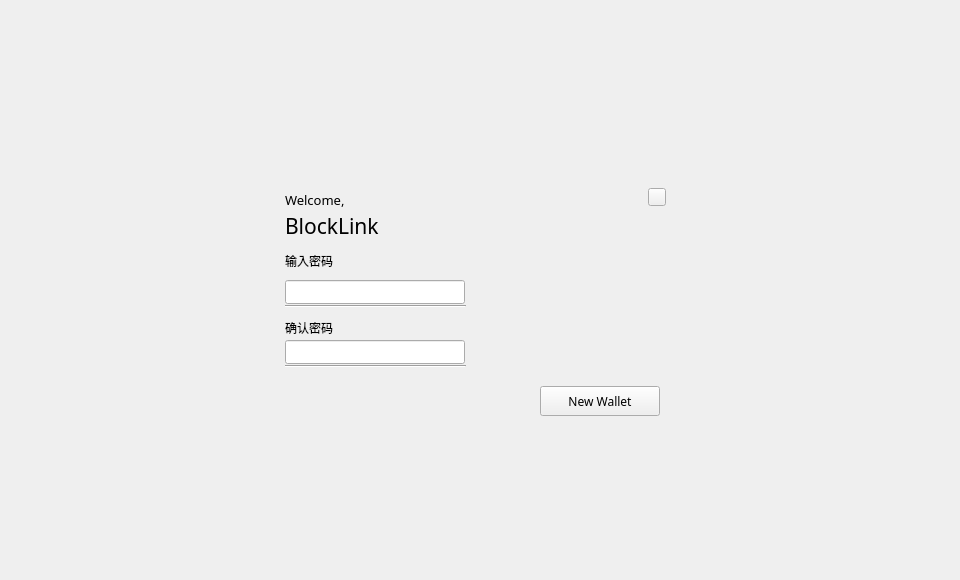
<?xml version="1.0" encoding="UTF-8"?>
<ui version="4.0">
 <class>FirstLogin</class>
 <widget class="QWidget" name="FirstLogin">
  <property name="geometry">
   <rect>
    <x>0</x>
    <y>0</y>
    <width>960</width>
    <height>580</height>
   </rect>
  </property>
  <property name="windowTitle">
   <string>FirstLogin</string>
  </property>
  <widget class="QLineEdit" name="pwdLineEdit2">
   <property name="geometry">
    <rect>
     <x>285</x>
     <y>340</y>
     <width>180</width>
     <height>24</height>
    </rect>
   </property>
   <property name="font">
    <font>
     <family>微软雅黑</family>
    </font>
   </property>
   <property name="cursor">
    <cursorShape>IBeamCursor</cursorShape>
   </property>
   <property name="contextMenuPolicy">
    <enum>Qt::DefaultContextMenu</enum>
   </property>
   <property name="styleSheet">
    <string notr="true"/>
   </property>
   <property name="echoMode">
    <enum>QLineEdit::Password</enum>
   </property>
  </widget>
  <widget class="QToolButton" name="createBtn">
   <property name="geometry">
    <rect>
     <x>540</x>
     <y>386</y>
     <width>120</width>
     <height>30</height>
    </rect>
   </property>
   <property name="font">
    <font>
     <family>微软雅黑</family>
    </font>
   </property>
   <property name="cursor">
    <cursorShape>PointingHandCursor</cursorShape>
   </property>
   <property name="focusPolicy">
    <enum>Qt::NoFocus</enum>
   </property>
   <property name="styleSheet">
    <string notr="true"/>
   </property>
   <property name="text">
    <string>New Wallet</string>
   </property>
  </widget>
  <widget class="QToolButton" name="closeBtn">
   <property name="geometry">
    <rect>
     <x>648</x>
     <y>188</y>
     <width>18</width>
     <height>18</height>
    </rect>
   </property>
   <property name="cursor">
    <cursorShape>PointingHandCursor</cursorShape>
   </property>
   <property name="focusPolicy">
    <enum>Qt::NoFocus</enum>
   </property>
   <property name="text">
    <string/>
   </property>
  </widget>
  <widget class="QLineEdit" name="pwdLineEdit">
   <property name="geometry">
    <rect>
     <x>285</x>
     <y>280</y>
     <width>180</width>
     <height>24</height>
    </rect>
   </property>
   <property name="font">
    <font>
     <family>微软雅黑</family>
    </font>
   </property>
   <property name="contextMenuPolicy">
    <enum>Qt::DefaultContextMenu</enum>
   </property>
   <property name="styleSheet">
    <string notr="true"/>
   </property>
   <property name="echoMode">
    <enum>QLineEdit::Password</enum>
   </property>
   <property name="alignment">
    <set>Qt::AlignLeading|Qt::AlignLeft|Qt::AlignVCenter</set>
   </property>
   <property name="clearButtonEnabled">
    <bool>false</bool>
   </property>
  </widget>
  <widget class="QLabel" name="label">
   <property name="geometry">
    <rect>
     <x>285</x>
     <y>250</y>
     <width>200</width>
     <height>21</height>
    </rect>
   </property>
   <property name="styleSheet">
    <string notr="true"/>
   </property>
   <property name="text">
    <string>输入密码</string>
   </property>
  </widget>
  <widget class="QLabel" name="label2">
   <property name="geometry">
    <rect>
     <x>285</x>
     <y>320</y>
     <width>200</width>
     <height>16</height>
    </rect>
   </property>
   <property name="styleSheet">
    <string notr="true"/>
   </property>
   <property name="text">
    <string>确认密码</string>
   </property>
  </widget>
  <widget class="QLabel" name="tipLabel">
   <property name="geometry">
    <rect>
     <x>285</x>
     <y>370</y>
     <width>180</width>
     <height>20</height>
    </rect>
   </property>
   <property name="font">
    <font>
     <family>微软雅黑</family>
    </font>
   </property>
   <property name="styleSheet">
    <string notr="true">color: rgb(255,34,76);</string>
   </property>
   <property name="text">
    <string/>
   </property>
   <property name="alignment">
    <set>Qt::AlignCenter</set>
   </property>
  </widget>
  <widget class="QLabel" name="label_wel">
   <property name="geometry">
    <rect>
     <x>285</x>
     <y>189</y>
     <width>81</width>
     <height>21</height>
    </rect>
   </property>
   <property name="font">
    <font>
     <family>黑体</family>
     <pointsize>10</pointsize>
    </font>
   </property>
   <property name="text">
    <string>Welcome,</string>
   </property>
  </widget>
  <widget class="QLabel" name="label_bloc">
   <property name="geometry">
    <rect>
     <x>285</x>
     <y>210</y>
     <width>141</width>
     <height>31</height>
    </rect>
   </property>
   <property name="font">
    <font>
     <family>黑体</family>
     <pointsize>16</pointsize>
    </font>
   </property>
   <property name="text">
    <string>BlockLink</string>
   </property>
  </widget>
  <widget class="Line" name="line">
   <property name="geometry">
    <rect>
     <x>285</x>
     <y>298</y>
     <width>181</width>
     <height>16</height>
    </rect>
   </property>
   <property name="orientation">
    <enum>Qt::Horizontal</enum>
   </property>
  </widget>
  <widget class="Line" name="line_2">
   <property name="geometry">
    <rect>
     <x>285</x>
     <y>358</y>
     <width>181</width>
     <height>16</height>
    </rect>
   </property>
   <property name="orientation">
    <enum>Qt::Horizontal</enum>
   </property>
  </widget>
  <zorder>label2</zorder>
  <zorder>label</zorder>
  <zorder>pwdLineEdit2</zorder>
  <zorder>createBtn</zorder>
  <zorder>closeBtn</zorder>
  <zorder>pwdLineEdit</zorder>
  <zorder>tipLabel</zorder>
  <zorder>label_wel</zorder>
  <zorder>label_bloc</zorder>
  <zorder>line</zorder>
  <zorder>line_2</zorder>
 </widget>
 <layoutdefault spacing="6" margin="11"/>
 <resources/>
 <connections/>
</ui>
